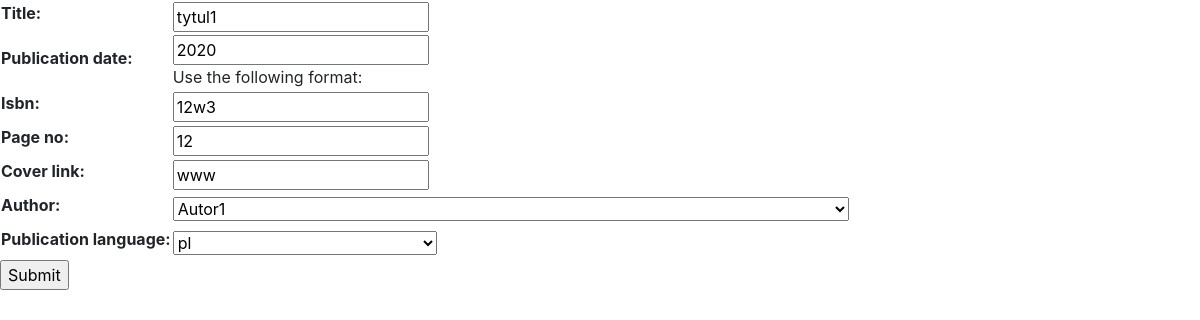
Before: /book-list-processor/books-form/1/ with the older database file.
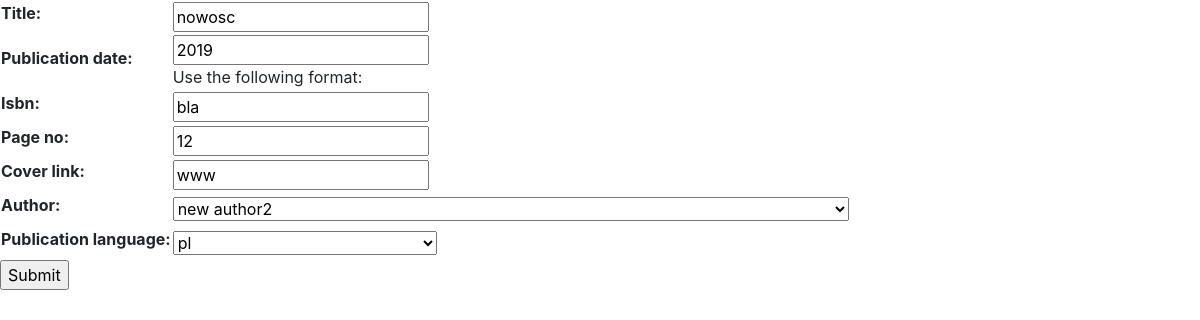
After: the same page with the newer database file.
### book_list_processor/models.py (models this page shows, shortened)
class Books(models.Model):
    title = models.CharField(max_length=255)
    author = models.ForeignKey(Authors, on_delete=models.CASCADE,
        related_name="authors")
    publication_date = models.PositiveIntegerField(
            validators=[
                MinValueValidator(1900),
                MaxValueValidator(datetime.datetime.now().year)],
            help_text="Use the following format: <YYYY>")
    isbn = models.CharField(max_length=46)
    page_no = models.IntegerField()
    cover_link = models.CharField(max_length=1000)
    publication_language = models.ForeignKey(Languages, on_delete=CASCADE,
        related_name="languages")

class Authors(models.Model):
    author = models.CharField(max_length=255, unique=True)
    def __str__(self):
        return self.author

### book_list_processor/views.py (the view, shortened to what this page needs)
# urls.py: path('books-form/<int:pk>/', BookUpdate.as_view(), name="books_form"),
class BookUpdate(UpdateView):
    model = Books
    fields = ['title', 'publication_date', 'isbn', 'page_no',
        'cover_link', 'author', 'publication_language']

### book_list_processor/models.py (called while the page is built)
    def __str__(self):
        return self.language

### book_list_processor/templates/book_list_processor/books_form.html (shortened to what this page needs)
{% extends "book_list_processor/layout.html" %}
{% block body %}
  <form action="" method="post">
    <table>
    {{ form.as_table }}
    </table>
    <input type="submit" value="Submit">
  </form>
{% endblock %}

Changed rows visible on the page:
changed Books "www": title "tytul1" → "nowosc"; isbn "12w3" → "bla"
computed for Authors: author "Autor1" → "new author2"
Other visible differences:
form field publication_date: "2020" → "2019"
